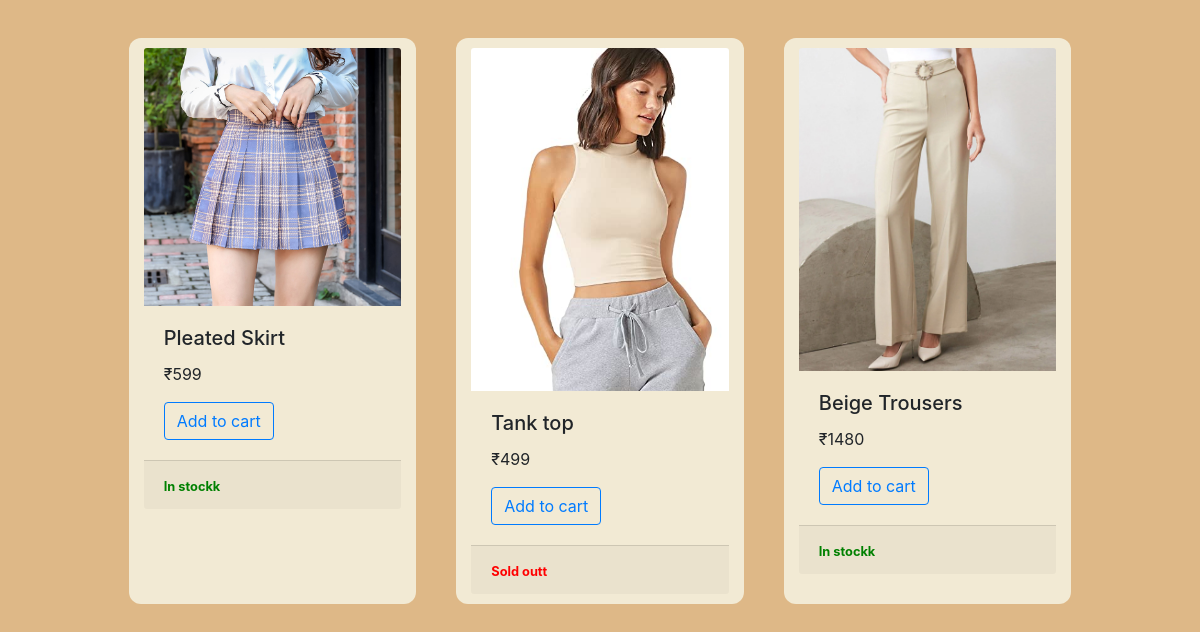
/ (lower part), run on an earlier commit of the app's database.
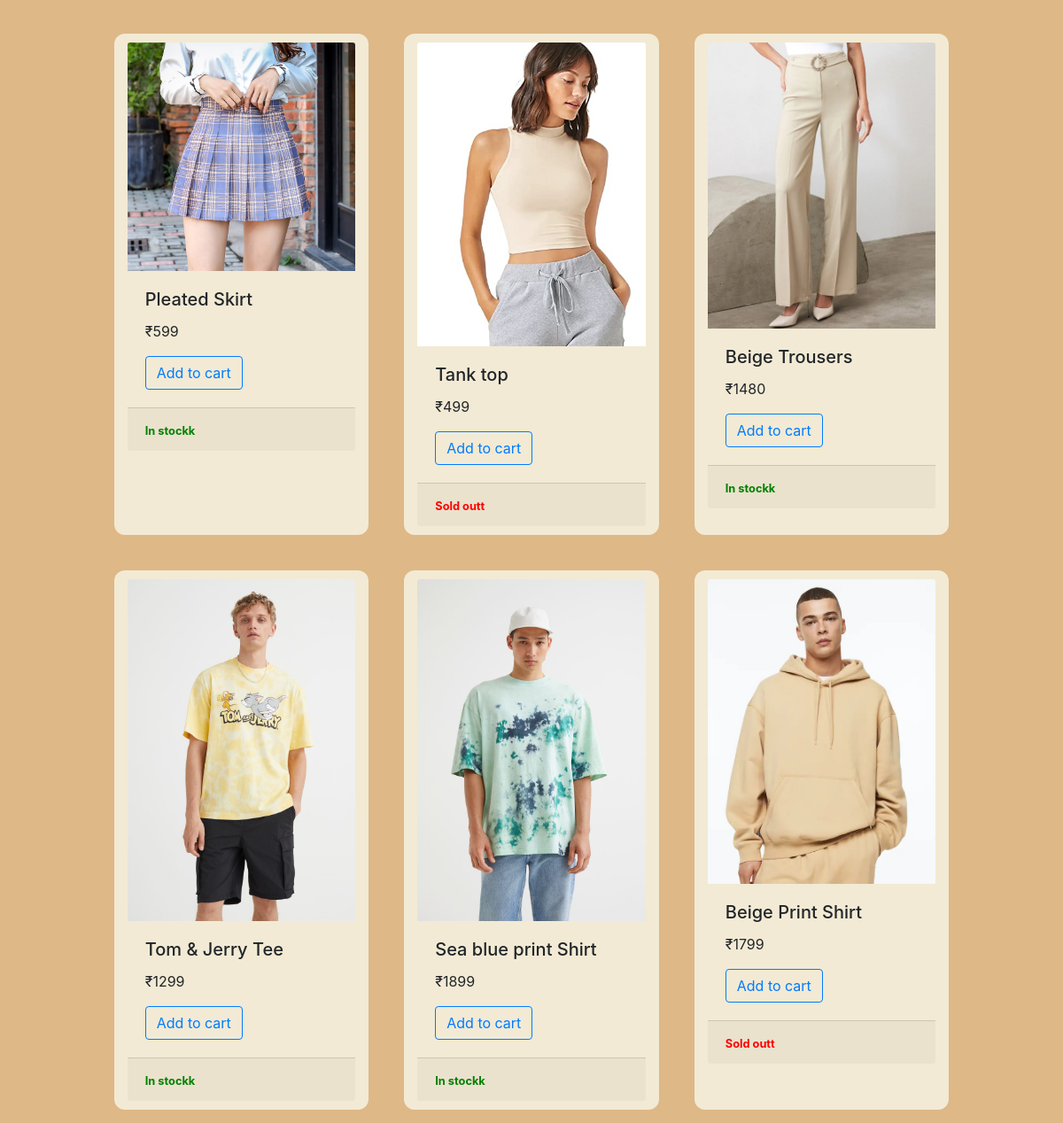
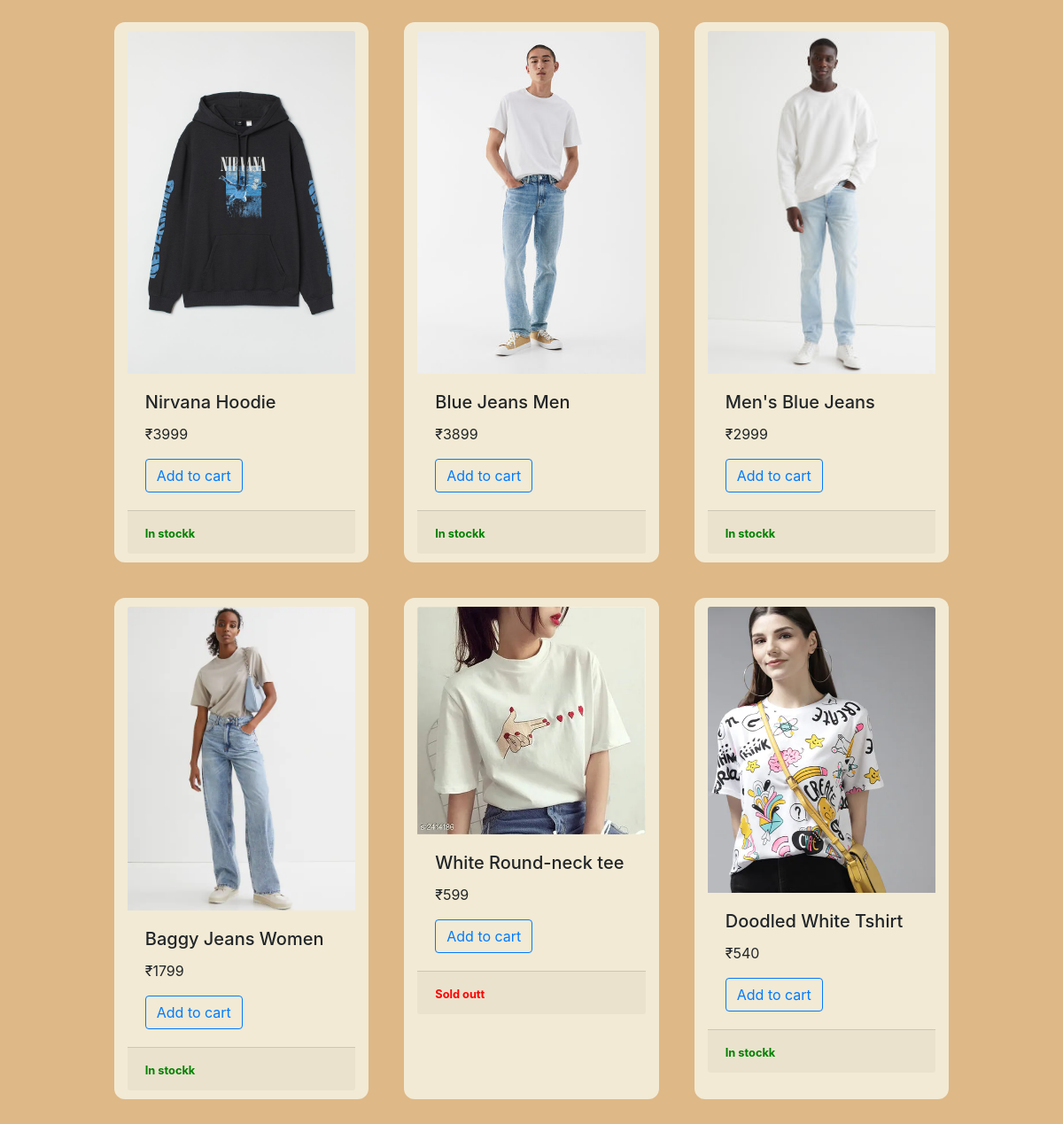
And on a later commit of the database (2 pictures, top to bottom).
### app/models.py (models this page shows, shortened)
class Product(models.Model):
    item = models.CharField(null=True, max_length= 200)
    image = models.ImageField(blank=True, null=True)
    price = models.IntegerField(null = True)
    TAG_CHOICES = ((True, 'Women'), (False, 'Men'))
    tag = models.BooleanField(choices = TAG_CHOICES, null=None)
    instocknumber = models.IntegerField(null=True)
    availability = models.BooleanField(null=True)
    @property
    def imageURL(self):
        try:
            url = self.image.url
        except:
            url = ''
        return url

### app/views.py (the view)
# urls.py: path('', views.store, name='store'),
def store(request):
    things = Product.objects.all()
    mylist=request.POST.getlist('gendercheck')
    if request.GET.get('Apply') == 'Apply':
        print('user clicked apply')
        if 'Female' in mylist:
            things = Product.objects.filter(tag = True)
        elif 'Male' in mylist:
            things = Product.objects.filter(tag = False)
    context = {'things': things}
    return render(request, 'store.html', context)

### app/templates/store.html (shortened to what this page needs)
{% include 'main.html' %}
{% load static %}
<link rel="stylesheet" type="text/css" href="{% static 'css/allstyle.css' %}">
{% block content %}
    <body>
        <div class="row" style="margin:25px;justify-content: center;">
          {% for thing in things %}
            <div class="col-lg-3" style="background-color: rgb(242, 234, 212); border-radius: 12px; padding-top: 10px;padding-bottom: 10px; margin: 20px; justify-content: space-around;">
              <img class="card-img-top" src="{{thing.imageURL}}" alt="Card image cap">
              <div class="card-body">
                <h5 class="card-title">{{thing.item}}</h5>
                <p class="card-text">₹{{thing.price}}</p>
                <button class="btn btn-outline-primary add-btn update-cart" data-action="add" data-thing={{thing.id}} onclick="myFunction()">Add to cart</button>
              </div>
              <div class="card-footer">
                <small class="text-muted">
                  {% if thing.availability is True %}
                    <strong style="color: green;">In stockk</strong>
                  {% else %}
                    <strong style="color: red;">Sold outt</strong>
                  {% endif %}
                </small>
              </div>
            </div>
          {% endfor %}
        </div>
    </body>
{% endblock content %}

### app/templates/main.html (shortened to what this page needs)
<!DOCTYPE html>
<html lang="en">
<head>
    {% load static %}
    <link rel="stylesheet" type="text/css" href="{% static 'css/allstyle.css' %}">
</head>
<body>
<link rel="stylesheet" href="https://cdn.jsdelivr.net/npm/bootstrap@4.0.0/dist/css/bootstrap.min.css">
</body>
</html>

### static1/css/allstyle.css (style rules this page uses)
body { background-color: burlywood; }

What changed in the data, as far as the page shows it:
added Product: imageURL (picture), item "Tom & Jerry Tee", price "1299", availability "In stockk"
added Product: imageURL (picture), item "Sea blue print Shirt", price "1899", availability "In stockk"
added Product: imageURL (picture), item "Beige Print Shirt", price "1799", availability "Sold outt"
added Product: imageURL (picture), item "Nirvana Hoodie", price "3999", availability "In stockk"
added Product: imageURL (picture), item "Blue Jeans Men", price "3899", availability "In stockk"
added Product: imageURL (picture), item "Men's Blue Jeans", price "2999", availability "In stockk"
added Product: imageURL (picture), item "Baggy Jeans Women", price "1799", availability "In stockk"
added Product: imageURL (picture), item "White Round-neck tee", price "599", availability "Sold outt"
added Product: imageURL (picture), item "Doodled White Tshirt", price "540", availability "In stockk"
